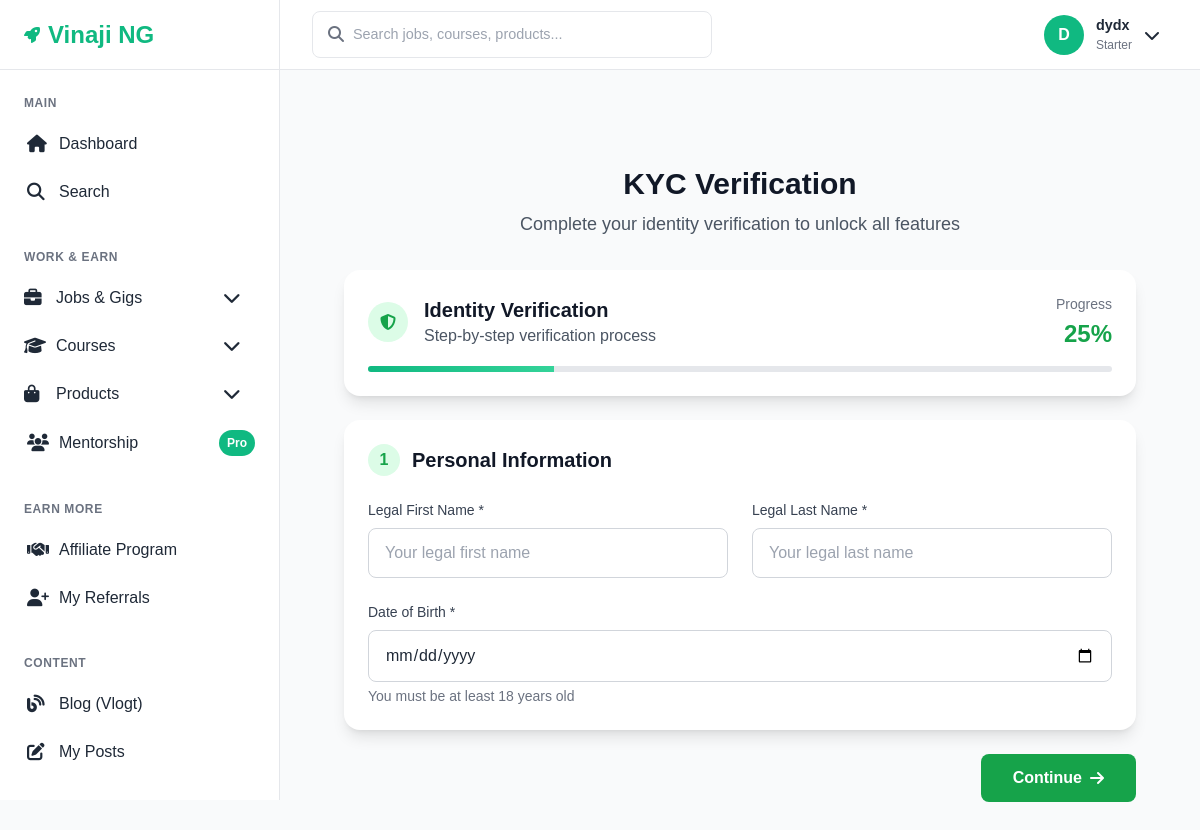
Page /accounts/kyc/ (signed in) on the committed database.
### accounts/models.py (models this page shows, shortened)
class User(AbstractUser):
    SUBSCRIPTION_CHOICES = [
        ('starter', 'Starter'),
        ('pro', 'Pro'),
        ('mentorship', 'Mentorship'),
    ]
    subscription_level = models.CharField(
        max_length=20,
        choices=SUBSCRIPTION_CHOICES,
        default='starter'
    )
    referral_code = models.CharField(max_length=20, unique=True, blank=True)
    is_verified = models.BooleanField(default=False)
    date_updated = models.DateTimeField(auto_now=True)
    groups = models.ManyToManyField(
        Group,
        related_name="custom_user_groups",  # use "+" if you don’t need reverse access
        blank=True
    )
    user_permissions = models.ManyToManyField(
        Permission,
        related_name="custom_user_permissions",  # use "+" if you don’t need reverse access
        blank=True
    )

### accounts/views.py (the view)
# urls.py: path('kyc/', views.kyc_verification, name='kyc_verification'),
@login_required
def kyc_verification(request):
    try:
        kyc = request.user.kyc
    except KYCVerification.DoesNotExist:
        kyc = None
    if kyc and kyc.is_approved():
        messages.success(request, "Your KYC is already verified and approved!")
        return redirect('virtual_account')
    if request.method == 'POST':
        form = KYCVerificationForm(request.POST, request.FILES, instance=kyc)
        if form.is_valid():
            try:
                with transaction.atomic():
                    kyc_instance = form.save(commit=False)
                    kyc_instance.user = request.user
                    kyc_instance.status = 'pending'
                    kyc_instance.save()
                send_kyc_submission_notification(request.user, kyc_instance)
                messages.success(
                    request,
                    "✅ KYC verification submitted successfully! Our team will review your documents within 24-48 hours. You'll receive a notification once it's processed."
                )
                logger.info(f"KYC submitted successfully for user: {request.user.username}")
                return redirect('profile_view')
            except Exception as e:
                logger.error(f"Error saving KYC for user {request.user.username}: {str(e)}")
                messages.error(
                    request,
                    "❌ There was an error submitting your KYC. Please try again or contact support if the problem persists."
                )
        else:
            error_count = len(form.errors)
            messages.error(
                request,
                f"❌ Please correct the {error_count} error{'s' if error_count > 1 else ''} in the form below."
            )
            logger.warning(f"KYC form validation failed for user {request.user.username}: {form.errors}")
    else:
        form = KYCVerificationForm(instance=kyc)
    context = {
        'form': form,
        'kyc': kyc,
    }
    return render(request, 'accounts/profile/kyc_verification.html', context)

### templates/accounts/profile/kyc_verification.html (shortened to what this page needs)
{% extends 'base.html' %}
{% load static %}
{% block content %}
<div class="min-h-screen bg-gray-50 py-8">
    <div class="max-w-4xl mx-auto px-4 sm:px-6 lg:px-8">
        <div class="text-center mb-8">
            <h1 class="text-3xl font-bold text-gray-900 mb-2">KYC Verification</h1>
            <p class="text-lg text-gray-600">Complete your identity verification to unlock all features</p>
        </div>
        <div class="bg-white rounded-2xl shadow-lg p-6 mb-6">
            <div class="flex justify-between items-center mb-4">
                <div class="flex items-center space-x-4">
                    <div class="flex items-center justify-center w-10 h-10 bg-green-100 rounded-full">
                        <i class="fas fa-shield-alt text-green-600"></i>
                    </div>
                    <div>
                        <h2 class="text-xl font-semibold text-gray-900">Identity Verification</h2>
                        <p class="text-gray-600">Step-by-step verification process</p>
                    </div>
                </div>
                <div class="text-right">
                    <div class="text-sm text-gray-500 mb-1">Progress</div>
                    <div class="text-2xl font-bold text-green-600">25%</div>
                </div>
            </div>
            <div class="progress-bar">
                <div class="progress-fill" style="width: 25%"></div>
            </div>
        </div>
        {% if not kyc or kyc.status == 'rejected' or kyc.status == 'needs_revision' %}
        <form method="post" enctype="multipart/form-data" class="space-y-6" id="kycForm">
            <div class="form-step active" id="step1">
                <div class="bg-white rounded-2xl shadow-lg p-6 mb-6">
                    <div class="flex items-center space-x-3 mb-6">
                        <div class="flex items-center justify-center w-8 h-8 bg-green-100 text-green-600 rounded-full font-semibold">
                            1
                        </div>
                        <h3 class="text-xl font-semibold text-gray-900">Personal Information</h3>
                    </div>
                    <div class="grid grid-cols-1 md:grid-cols-2 gap-6">
                        <div>
                            <label class="block text-sm font-medium text-gray-700 mb-2">
                                Legal First Name *
                            </label>
                            {{ form.legal_first_name }}
                        </div>
                        <div>
                            <label class="block text-sm font-medium text-gray-700 mb-2">
                                Legal Last Name *
                            </label>
                            {{ form.legal_last_name }}
                        </div>
                    </div>
                    <div class="mt-6">
                        <label class="block text-sm font-medium text-gray-700 mb-2">
                            Date of Birth *
                        </label>
                        {{ form.date_of_birth }}
                        <p class="mt-1 text-sm text-gray-500">You must be at least 18 years old</p>
                    </div>
                </div>
                <div class="flex justify-end">
                    <button type="button" onclick="showStep(2)" class="bg-green-600 text-white px-8 py-3 rounded-lg hover:bg-green-700 transition-colors font-semibold flex items-center space-x-2">
                        <span>Continue</span>
                        <i class="fas fa-arrow-right"></i>
                    </button>
                </div>
            </div>
        </form>
        {% endif %}
    </div>
</div>
{% endblock %}

### templates/base.html (shortened to what this page needs)
{% load static %}
<!DOCTYPE html>
<html lang="en">
<head>
    <link href="{% static 'css/style.css' %}" rel="stylesheet">
    <script src="https://cdn.tailwindcss.com"></script>
    <link rel="stylesheet" href="https://cdnjs.cloudflare.com/ajax/libs/font-awesome/6.4.0/css/all.min.css">
</head>
<body>
    <aside class="sidebar" id="sidebar">
        <div class="sidebar-header">
            <a href="{% url 'dashboard' %}" class="logo">
                <i class="fas fa-rocket text-primary"></i>
                <span class="logo-text">Vinaji NG</span>
            </a>
        </div>
        <nav class="sidebar-nav">
            <div class="nav-section">
                <div class="nav-title">Main</div>
                <ul class="nav-links">
                    <li>
                        <a href="{% url 'dashboard' %}" class="nav-link {% if request.resolver_match.url_name == 'dashboard' %}active{% endif %}">
                            <i class="fas fa-home"></i>
                            Dashboard
                        </a>
                    </li>
                    <li>
                        <a href="{% url 'search_results' %}" class="nav-link">
                            <i class="fas fa-search"></i>
                            Search
                        </a>
                    </li>
                </ul>
            </div>
            <div class="nav-section">
                <div class="nav-title">Work & Earn</div>
                <ul class="nav-links">
                    <li class="dropdown">
                        <button class="nav-link dropdown-toggle" onclick="toggleDropdown(this)">
                            <i class="fas fa-briefcase"></i>
                            Jobs & Gigs
                            <i class="fas fa-chevron-down ml-auto text-sm"></i>
                        </button>
                    </li>
                    <li class="dropdown">
                        <button class="nav-link dropdown-toggle" onclick="toggleDropdown(this)">
                            <i class="fas fa-graduation-cap"></i>
                            Courses
                            <i class="fas fa-chevron-down ml-auto text-sm"></i>
                        </button>
                    </li>
                    <li class="dropdown">
                        <button class="nav-link dropdown-toggle" onclick="toggleDropdown(this)">
                            <i class="fas fa-shopping-bag"></i>
                            Products
                            <i class="fas fa-chevron-down ml-auto text-sm"></i>
                        </button>
                    </li>
                        <a href="{% url 'mentorship_list' %}" class="nav-link {% if 'mentorship' in request.resolver_match.url_name %}active{% endif %}">
                            <i class="fas fa-users"></i>
                            Mentorship
                            <span class="badge">Pro</span>
                        </a>
                </ul>
            </div>
            <div class="nav-section">
                <div class="nav-title">Earn More</div>
                <ul class="nav-links">
                    <li>
                        <a href="{% url 'affiliate_dashboard' %}" class="nav-link {% if 'affiliate' in request.resolver_match.url_name %}active{% endif %}">
                            <i class="fas fa-handshake"></i>
                            Affiliate Program
                        </a>
                    </li>
                    <li>
                        <a href="{% url 'referral_list' %}" class="nav-link {% if 'referral' in request.resolver_match.url_name %}active{% endif %}">
                            <i class="fas fa-user-plus"></i>
                            My Referrals
                        </a>
                    </li>
                </ul>
            </div>
            <div class="nav-section">
                <div class="nav-title">Content</div>
                <ul class="nav-links">
                    <li>
                        <a href="{% url 'blog_list' %}" class="nav-link {% if 'blog' in request.resolver_match.url_name %}active{% endif %}">
                            <i class="fas fa-blog"></i>
                            Blog (Vlogt)
                        </a>
                    </li>
                    <li>
                        <a href="{% url 'blog_manage' %}" class="nav-link {% if request.resolver_match.url_name == 'blog_manage' %}active{% endif %}">
                            <i class="fas fa-edit"></i>
                            My Posts
                        </a>
                    </li>
                </ul>
            </div>
        </nav>
    </aside>
    <header class="header">
        <div class="header-left">
            <div class="search-container">
                <i class="fas fa-search search-icon"></i>
                <form action="{% url 'search_results' %}" method="get">
                    <input type="text"
                           name="q"
                           class="search-input"
                           placeholder="Search jobs, courses, products..."
                           value="{{ request.GET.q }}">
                </form>
            </div>
        </div>
        <div class="header-right">
            {% if user.is_authenticated %}
                <div class="user-dropdown">
                    <button class="user-menu-btn" id="userMenuBtn">
                        <div class="user-avatar">
                            {{ user.username|first|upper }}
                        </div>
                        <div class="user-info">
                            <div class="user-name">{{ user.username }}</div>
                            <div class="user-role">{{ user.get_subscription_level_display }}</div>
                        </div>
                        <i class="fas fa-chevron-down"></i>
                    </button>
                </div>
            {% endif %}
        </div>
    </header>
    <main class="main-content">
        {% block content %}{% endblock %}
    </main>
</body>
</html>

### rows in the picture
User: username|first "D", username "dydx", subscription_level "Starter"
